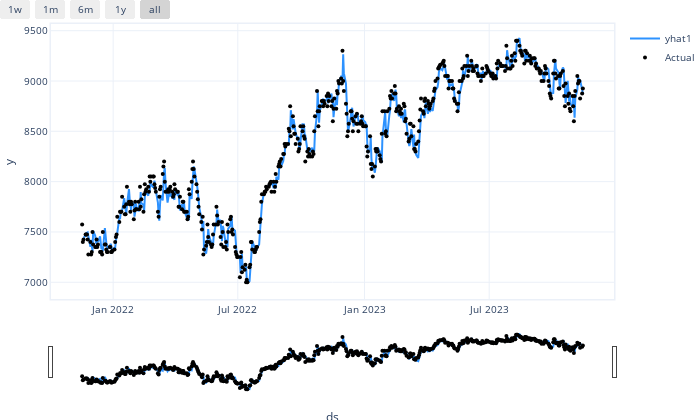

Write notebook code for a chart like this one.
### Code cell
np_model.plot(forecast)

### Figure 1 — Plotly figure (JSON) as saved in the notebook; plotly's stock layout.template omitted (floating-point values rounded to 4 significant figures; data arrays with more than 128 entries replaced by an {"elided": "..."} marker saying what was removed)
{"data": [{"fill": "none", "line": {"color": "rgba(45, 146, 255, 1.0)", "width": 2}, "mode": "lines", "name": "yhat1", "type": "scatter", "x": {"elided": "520 str values"}, "y": {"elided": "520 float values"}}, {"marker": {"color": "black", "size": 4}, "mode": "markers", "name": "Actual", "type": "scatter", "x": {"elided": "520 str values"}, "y": {"elided": "520 float values"}}], "layout": {"autosize": true, "font": {"size": 10}, "height": 420, "hovermode": "x unified", "margin": {"b": 0, "l": 0, "pad": 0, "r": 10, "t": 10}, "showlegend": true, "title": {"font": {"size": 12}}, "width": 700, "xaxis": {"linewidth": 1.5, "mirror": true, "rangeselector": {"buttons": [{"count": 7, "label": "1w", "step": "day", "stepmode": "backward"}, {"count": 1, "label": "1m", "step": "month", "stepmode": "backward"}, {"count": 6, "label": "6m", "step": "month", "stepmode": "backward"}, {"count": 1, "label": "1y", "step": "year", "stepmode": "backward"}, {"step": "all"}]}, "rangeslider": {"visible": true}, "showline": true, "title": {"text": "ds"}, "type": "date"}, "yaxis": {"linewidth": 1.5, "mirror": true, "showline": true, "title": {"text": "y"}}}}
